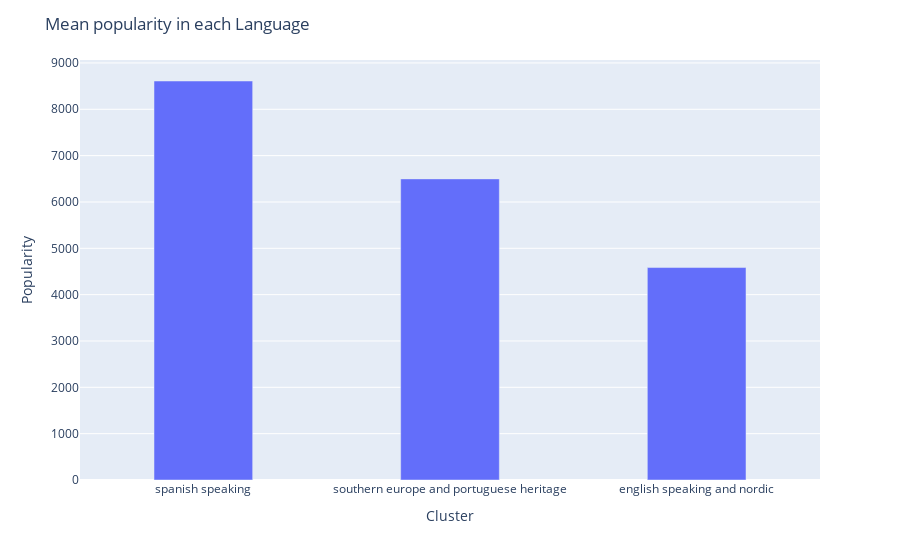

Write notebook code for a chart like this one.
### Code cell
country_popularity = pd.DataFrame(df_1.groupby(['Cluster'])['Popularity'].mean().sort_values(ascending=False))
fig = px.bar(country_popularity,x=country_popularity.index,
             y=country_popularity['Popularity'],
             labels={'x':'Langue of Country',
                     'y':'Mean of Popularity'}
          )
fig.update_layout(title='Mean popularity in each Language')
fig.update_traces(width=0.4)
fig.show()

### Figure 1 — Plotly figure (JSON) as saved in the notebook; plotly's stock layout.template omitted (floating-point values rounded to 4 significant figures)
{"data": [{"alignmentgroup": "True", "hovertemplate": "Cluster=%{x}<br>Popularity=%{y}<extra></extra>", "legendgroup": "", "marker": {"color": "#636efa", "pattern": {"shape": ""}}, "name": "", "offsetgroup": "", "orientation": "v", "showlegend": false, "textposition": "auto", "type": "bar", "width": 0.4, "x": ["spanish speaking", "southern europe and portuguese heritage", "english speaking and nordic"], "xaxis": "x", "y": [8611.0, 6498.0, 4584.0], "yaxis": "y"}], "layout": {"autosize": true, "barmode": "relative", "legend": {"tracegroupgap": 0}, "margin": {"t": 60}, "title": {"text": "Mean popularity in each Language"}, "xaxis": {"anchor": "y", "autorange": true, "domain": [0, 1], "range": [-0.5, 2.5], "title": {"text": "Cluster"}, "type": "category"}, "yaxis": {"anchor": "x", "autorange": true, "domain": [0, 1], "range": [0, 9064.0], "title": {"text": "Popularity"}, "type": "linear"}}}
